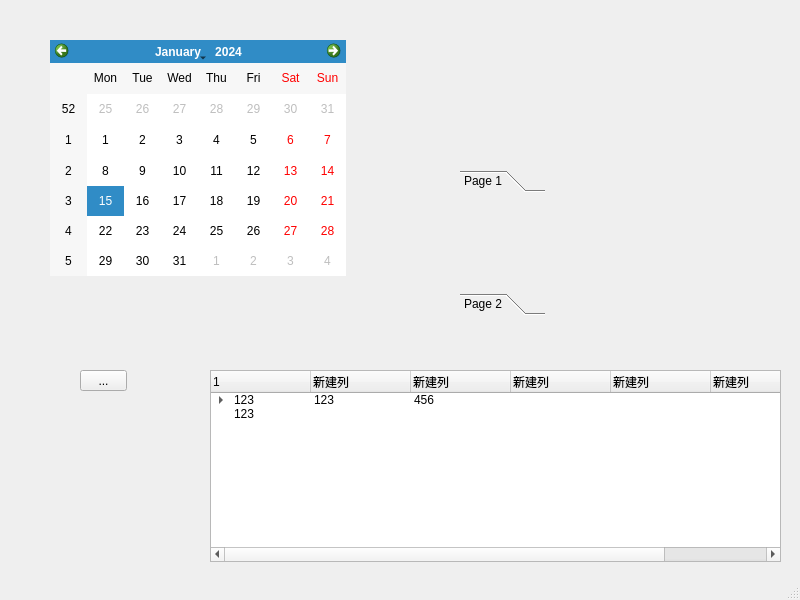
<?xml version="1.0" encoding="UTF-8"?>
<ui version="4.0">
 <class>MainWindow</class>
 <widget class="QMainWindow" name="MainWindow">
  <property name="geometry">
   <rect>
    <x>0</x>
    <y>0</y>
    <width>800</width>
    <height>600</height>
   </rect>
  </property>
  <property name="windowTitle">
   <string>MainWindow</string>
  </property>
  <widget class="QWidget" name="centralwidget">
   <widget class="QTreeWidget" name="treeWidget">
    <property name="geometry">
     <rect>
      <x>210</x>
      <y>370</y>
      <width>571</width>
      <height>192</height>
     </rect>
    </property>
    <column>
     <property name="text">
      <string>1</string>
     </property>
    </column>
    <column>
     <property name="text">
      <string>新建列</string>
     </property>
    </column>
    <column>
     <property name="text">
      <string>新建列</string>
     </property>
    </column>
    <column>
     <property name="text">
      <string>新建列</string>
     </property>
    </column>
    <column>
     <property name="text">
      <string>新建列</string>
     </property>
    </column>
    <column>
     <property name="text">
      <string>新建列</string>
     </property>
    </column>
    <column>
     <property name="text">
      <string>新建列</string>
     </property>
    </column>
    <item>
     <property name="text">
      <string>123</string>
     </property>
     <property name="text">
      <string>123</string>
     </property>
     <property name="text">
      <string>456</string>
     </property>
     <item>
      <property name="text">
       <string>新建子项目</string>
      </property>
      <property name="text">
       <string>123</string>
      </property>
     </item>
    </item>
    <item>
     <property name="text">
      <string>123</string>
     </property>
    </item>
   </widget>
   <widget class="QCalendarWidget" name="calendarWidget">
    <property name="geometry">
     <rect>
      <x>50</x>
      <y>40</y>
      <width>296</width>
      <height>236</height>
     </rect>
    </property>
   </widget>
   <widget class="QToolBox" name="toolBox">
    <property name="geometry">
     <rect>
      <x>460</x>
      <y>170</y>
      <width>85</width>
      <height>145</height>
     </rect>
    </property>
    <property name="currentIndex">
     <number>0</number>
    </property>
    <widget class="QWidget" name="page">
     <property name="geometry">
      <rect>
       <x>0</x>
       <y>0</y>
       <width>85</width>
       <height>85</height>
      </rect>
     </property>
     <attribute name="label">
      <string>Page 1</string>
     </attribute>
    </widget>
    <widget class="QWidget" name="page_2">
     <property name="geometry">
      <rect>
       <x>0</x>
       <y>0</y>
       <width>85</width>
       <height>85</height>
      </rect>
     </property>
     <attribute name="label">
      <string>Page 2</string>
     </attribute>
    </widget>
   </widget>
   <widget class="QToolButton" name="toolButton">
    <property name="geometry">
     <rect>
      <x>80</x>
      <y>370</y>
      <width>47</width>
      <height>21</height>
     </rect>
    </property>
    <property name="text">
     <string>...</string>
    </property>
   </widget>
  </widget>
  <widget class="QMenuBar" name="menubar">
   <property name="geometry">
    <rect>
     <x>0</x>
     <y>0</y>
     <width>800</width>
     <height>26</height>
    </rect>
   </property>
  </widget>
  <widget class="QStatusBar" name="statusbar"/>
 </widget>
 <resources/>
 <connections/>
</ui>
